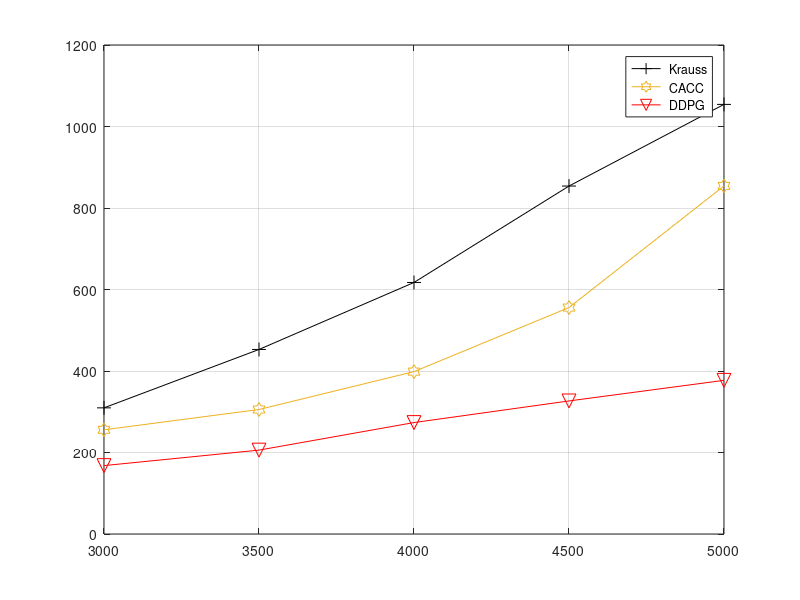

Here is the MATLAB script that generated this plot: (Note: this script raises an error after producing the figure.)
A = 3000:500:5000;
N_A = length(A);
x=1:N_A;

Krauss = [309.57 452.87 617.26 853.87 1054.25];
CACC = [255.69 305.54 398.45 555.7 854.21];
DDPG = [167.85 205.87 273.48 326.54 377.1];

figure('name','Average travel time against vehicle density'),
plot(A(x),Krauss(x),'-+k','MarkerSize',10);
hold on,
plot(A(x),CACC(x),'-h','MarkerSize',10,'Color',[0.9290 0.6940 0.1250]);
hold on,
plot(A(x),DDPG(x),'-vr','MarkerSize',10);

legend(' Krauss', ' CACC', ' DDPG');
grid on,
figure_FontSize=12;

set(get(gca,'XLabel'),'FontSize',figure_FontSize,'Vertical','top');

set(findobj('FontSize',12),'FontSize',figure_FontSize);
set(findobj(get(gca,'Children'),'LineWidth',0.5),'LineWidth',2.5);
set(gca,'XTick',[3000 3500 4000 4500 5000]);
set(gca, 'XLim',[2800, 5200]);
set(gca,'YTick',[200 300 400 500 600 700 800 900 1000 1100 1200]);
set(gca, 'YLim',[0, 1200]);
xlabel('Traffic Flow (veh/h)');
ylabel('Average Travel Time (s)');